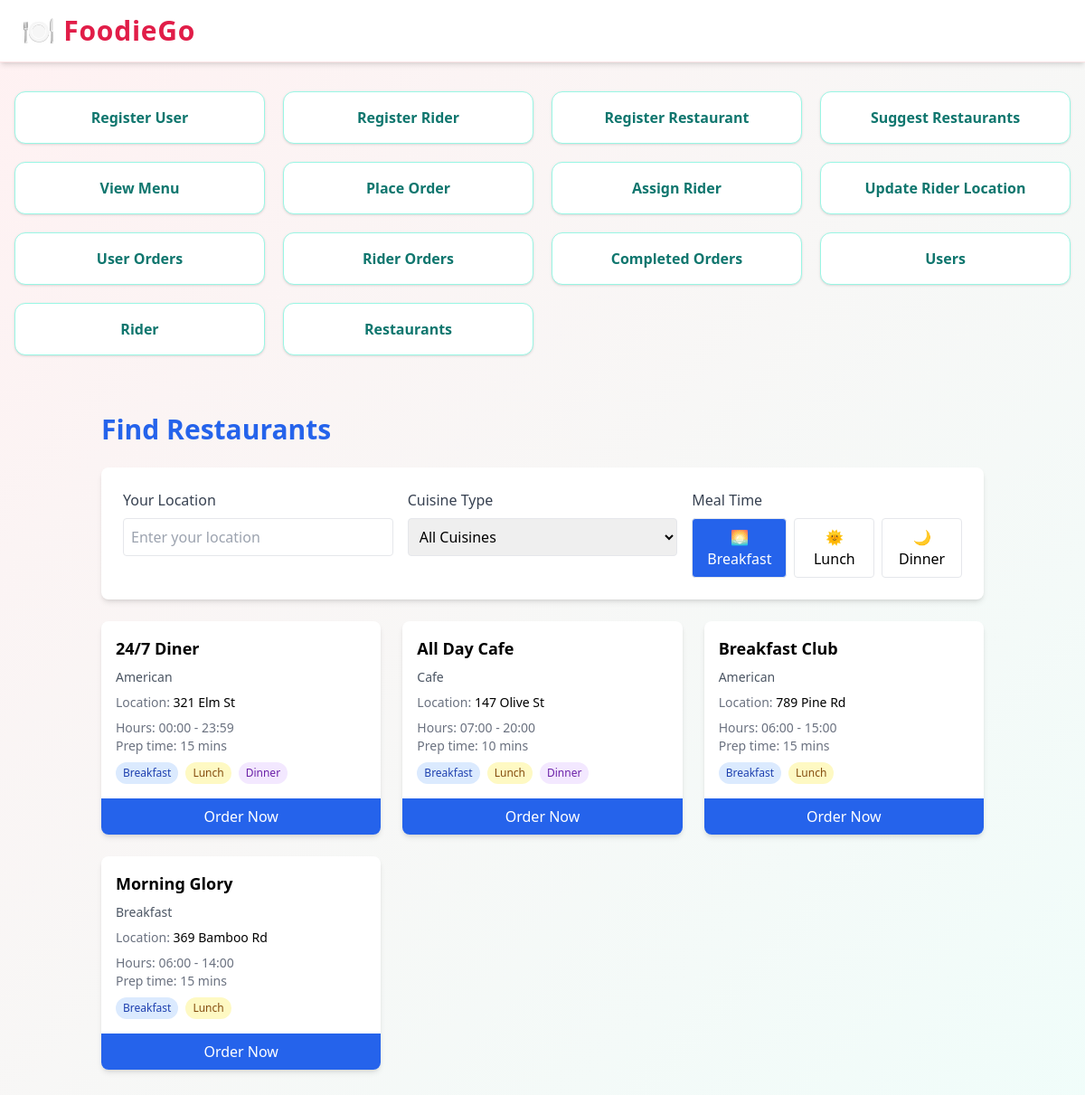
/suggest_restaurants, run on the app's committed database.
### tables this page shows
CREATE TABLE restaurants (
                    restaurant_id INTEGER PRIMARY KEY AUTOINCREMENT,
                    name TEXT NOT NULL,
                    location TEXT NOT NULL,
                    food_type TEXT DEFAULT 'Mixed',
                    prep_time INTEGER DEFAULT 10,
                    opening_time TIME DEFAULT '09:00:00',
                    closing_time TIME DEFAULT '22:00:00',
                    serves_breakfast BOOLEAN DEFAULT 1,
                    serves_lunch BOOLEAN DEFAULT 1,
                    serves_dinner BOOLEAN DEFAULT 1
                );

### app.py (the view)
@app.route('/suggest_restaurants')
def suggest_restaurants():
    with db_cursor() as cursor:
        cursor.execute("SELECT DISTINCT food_type FROM restaurants")
        cuisines = [row['food_type'] for row in cursor.fetchall()]
        cursor.execute("""
            SELECT * FROM restaurants
            ORDER BY name
        """)
        restaurants = cursor.fetchall()
        return render_template('suggest_restaurants.html',
                             restaurants=restaurants,
                             cuisines=cuisines)

### db.py (called while the page is built)
@contextmanager
def db_cursor():
    conn = sqlite3.connect('food_delivery.db')
    conn.row_factory = sqlite3.Row  # Set BEFORE creating the cursor!
    cursor = conn.cursor()
    try:
        yield cursor
        conn.commit()
    except Exception as e:
        conn.rollback()
        raise e
    finally:
        cursor.close()
        conn.close()

### templates/suggest_restaurants.html (shortened to what this page needs)
{% extends 'base.html' %}
{% block content %}
<div class="container mx-auto p-6">
    <h1 class="text-3xl font-bold text-blue-600 mb-6">Find Restaurants</h1>
    <div class="bg-white p-6 rounded-lg shadow-md mb-6">
        <div class="grid grid-cols-1 md:grid-cols-3 gap-4">
            <div>
                <label class="block text-gray-700 mb-2">Your Location</label>
                <input type="text" id="location"
                       class="w-full p-2 border rounded"
                       placeholder="Enter your location">
            </div>
            <div>
                <label class="block text-gray-700 mb-2">Cuisine Type</label>
                <select id="cuisine" class="w-full p-2 border rounded">
                    <option value="">All Cuisines</option>
                </select>
            </div>
            <div>
                <label class="block text-gray-700 mb-2">Meal Time</label>
                <div class="flex gap-2">
                    <button type="button" class="meal-btn flex-1 py-2 px-4 rounded border" data-meal="breakfast">
                        🌅 Breakfast
                    </button>
                    <button type="button" class="meal-btn flex-1 py-2 px-4 rounded border" data-meal="lunch">
                        🌞 Lunch
                    </button>
                    <button type="button" class="meal-btn flex-1 py-2 px-4 rounded border" data-meal="dinner">
                        🌙 Dinner
                    </button>
                </div>
            </div>
        </div>
    </div>
    <div id="restaurantList" class="grid grid-cols-1 md:grid-cols-2 lg:grid-cols-3 gap-6">
      {% if restaurants %}
          {% for restaurant in restaurants %}
              <div class="restaurant-card bg-white rounded-lg shadow-md overflow-hidden"
                   data-cuisine="{{ restaurant.food_type }}"
                   data-location="{{ restaurant.location }}"
                   data-meals="{{ restaurant.serves_breakfast }},{{ restaurant.serves_lunch }},{{ restaurant.serves_dinner }}">
                  <div class="p-4">
                      <h3 class="font-bold text-lg mb-2">{{ restaurant.name }}</h3>
                      <p class="text-gray-600 text-sm mb-2">{{ restaurant.food_type }}</p>
                      <p class="text-sm mb-2">
                          <span class="text-gray-500">Location:</span> {{ restaurant.location }}
                      </p>
                      <div class="text-sm text-gray-500">
                          <p>Hours: {{ restaurant.opening_time }} - {{ restaurant.closing_time }}</p>
                          <p>Prep time: {{ restaurant.prep_time }} mins</p>
                      </div>
                      <div class="flex gap-2 mt-2">
                          {% if restaurant.serves_breakfast %}
                              <span class="px-2 py-1 bg-blue-100 text-blue-800 rounded-full text-xs">Breakfast</span>
                          {% endif %}
                          {% if restaurant.serves_lunch %}
                              <span class="px-2 py-1 bg-yellow-100 text-yellow-800 rounded-full text-xs">Lunch</span>
                          {% endif %}
                          {% if restaurant.serves_dinner %}
                              <span class="px-2 py-1 bg-purple-100 text-purple-800 rounded-full text-xs">Dinner</span>
                          {% endif %}
                      </div>
                  </div>
                  <a href="/place_order?restaurant={{ restaurant.restaurant_id }}"
                     class="block bg-blue-600 text-white text-center py-2 hover:bg-blue-700">
                      Order Now
                  </a>
              </div>
          {% endfor %}
      {% else %}
          <p class="col-span-3 text-center text-gray-500">No restaurants found</p>
      {% endif %}
  </div>
</div>
{% endblock %}

### static/css/styles.css (style rules this page uses)
body { background-color: #f3f4f6; }

### data on the page
restaurants: name "24/7 Diner", food_type "American", location "321 Elm St", opening_time "00:00", closing_time "23:59", prep_time "15", serves_breakfast "Breakfast", serves_lunch "Lunch", serves_dinner "Dinner"
restaurants: name "All Day Cafe", food_type "Cafe", location "147 Olive St", opening_time "07:00", closing_time "20:00", prep_time "10", serves_breakfast "Breakfast", serves_lunch "Lunch", serves_dinner "Dinner"
restaurants: name "Breakfast Club", food_type "American", location "789 Pine Rd", opening_time "06:00", closing_time "15:00", prep_time "15", serves_breakfast "Breakfast", serves_lunch "Lunch"
restaurants: name "Morning Glory", food_type "Breakfast", location "369 Bamboo Rd", opening_time "06:00", closing_time "14:00", prep_time "15", serves_breakfast "Breakfast", serves_lunch "Lunch"

### other printed values
{{ label }} "Register User" "Register Rider" "Register Restaurant" "Suggest Restaurants" "View Menu" "Place Order" "Assign Rider" "Update Rider Location" "User Orders" "Rider Orders" "Completed Orders" "Users" "Rider" "Restaurants"
